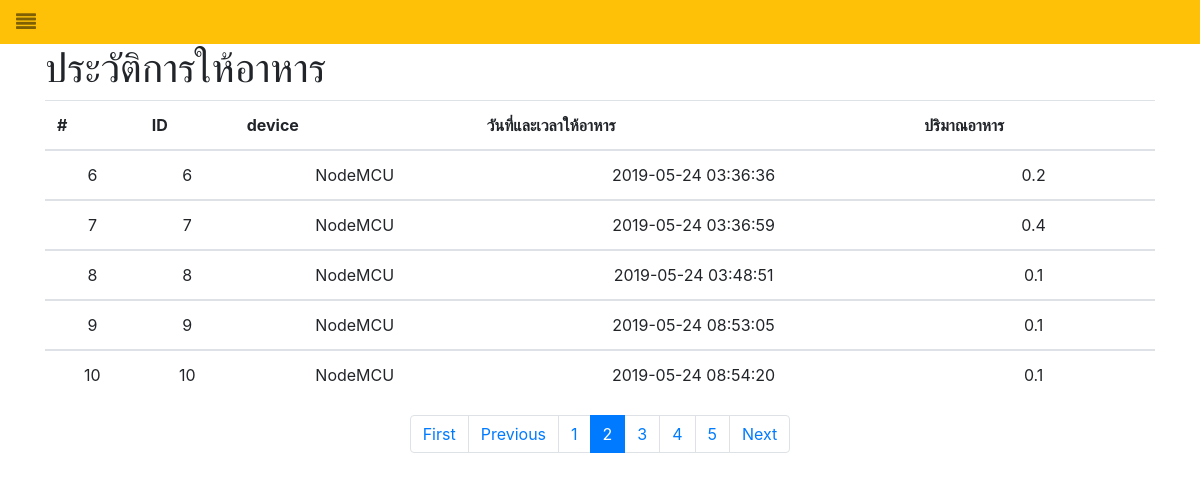
The app's page /history.php?page=2 with its own data.
### tables this page shows
CREATE TABLE `foodvol` (
  `id` int(11) NOT NULL,
  `device_id` varchar(15) NOT NULL,
  `date_food` datetime NOT NULL,
  `food_vol` float NOT NULL
);

### history.php (the view, shortened to what this page needs)
<?php
  require_once("connect.php");
  require_once("pagination.php");
  include("header.php");
?>
    <div class="container">
      <div class="">
        <h1>ประวัติการให้อาหาร</h1>
      </div>
        <div class="">
          <table class="table table-hover">
            <thead>
              <tr>
                <th>#</th>
                <th>ID</th>
                <th>device</th>
                <th>วันที่และเวลาให้อาหาร</th>
                <th>ปริมาณอาหาร</th>
              </tr>
            </thead>
            <?php
              $num = 0;
              $sql = "SELECT * FROM foodvol";
              $e_page=5;
              $step_num=0;
              if(!isset($_GET['page']) || (isset($_GET['page']) && $_GET['page']==1)){
                  $_GET['page']=1;
                  $step_num=0;
                  $s_page = 0;
              }else{
                  $s_page = $_GET['page']-1;
                  $step_num=$_GET['page']-1;
                  $s_page = $s_page*$e_page;
              }
              $sql.=" ORDER BY id  LIMIT ".$s_page.",$e_page";
              $result=$mysqli->query($sql);
              if($result && $result->num_rows>0){
              while($row = $result->fetch_assoc()){
                      $num++;
              ?>
            <tbody>
              <tr class="">
                <td><?=($step_num*$e_page)+$num?></td>
                <td><?php echo $row["id"];?></td>
                <td><?php echo $row["device_id"];?></td>
                <td><?php echo $row["date_food"];?></td>
                <td><?php echo $row["food_vol"];?></td>
              </tr>
              <?php
                  }
                }
                ?>
            </tbody>
          </table>
          <div class="browse_page">
          </div>
        </div>
    </div>
  </body>
</html>

### records on screen
foodvol: num "6", id "6", device "NodeMCU", date_food "2019-05-24 03:36:36", food_vol "0.2"
foodvol: num "7", id "7", device "NodeMCU", date_food "2019-05-24 03:36:59", food_vol "0.4"
foodvol: num "8", id "8", device "NodeMCU", date_food "2019-05-24 03:48:51", food_vol "0.1"
foodvol: num "9", id "9", device "NodeMCU", date_food "2019-05-24 08:53:05", food_vol "0.1"
foodvol: num "10", id "10", device "NodeMCU", date_food "2019-05-24 08:54:20", food_vol "0.1"
